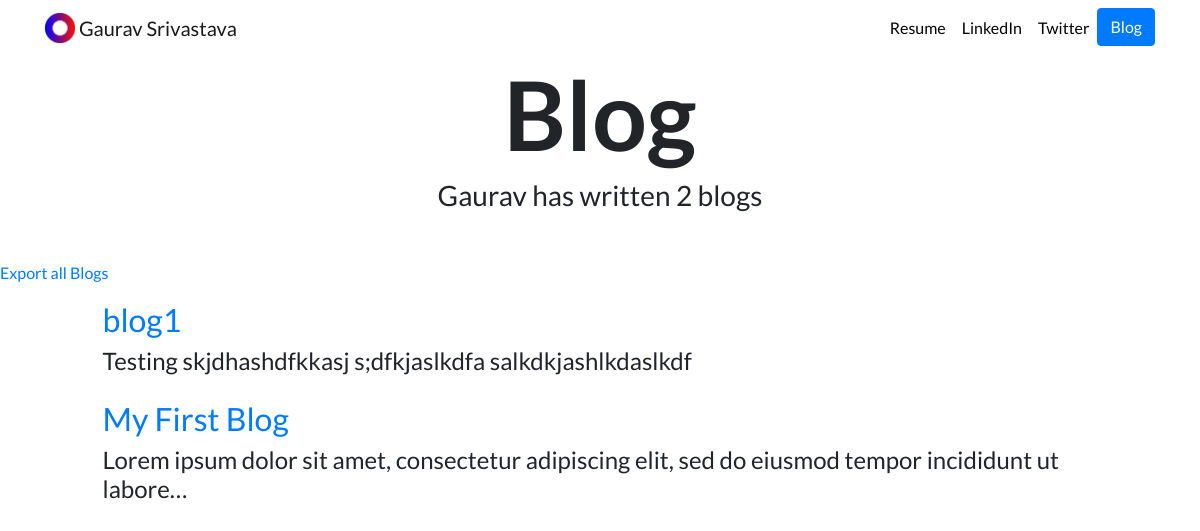
Screenshot of /blog/ with the database file from the repository.
### blog/models.py (models this page shows, shortened)
class Blog(models.Model):
    title = models.CharField(max_length =100)
    date = models.DateField()
    desc = models.TextField()

### blog/views.py (the view)
# urls.py: path('', views.all_blogs, name='all_blogs'),
def all_blogs(request):
    blogs = Blog.objects.order_by('-date')
    return render(request, 'blog/all_blogs.html', {'blogs':blogs})

### blog/templates/blog/all_blogs.html (shortened to what this page needs)
{% extends 'portfolio/base.html' %}
{% load static %}
{% block content %}
<h1 id="blogtitle" class="font-weight-bold text-center">Blog</h1>
<h3 class="text-center mb-5"> Gaurav has written {{ blogs.count }} blog{{ blogs.count|pluralize }}</h3>
<a class="text-right mb-5" href="{% url 'blog:export_xls' %}">Export all Blogs</a>
{% for blog in blogs %}
<div class="row justify-content-center my-3">
  <div class="col-md-10">
    <a href="{% url 'blog:detail' blog.id %}">
      <h2>{{ blog.title }}</h2>
    </a>
    <h4>{{ blog.desc|striptags|truncatechars:100 }}</h4>
  </div>
</div>
{% endfor %}
{% endblock %}

### portfolio/static/portfolio/custom.css (style rules this page uses)
body { font-family: 'Lato', sans-serif; }
#blogtitle { font-size: 6rem; }

### rows the page displays
Blog: title "blog1", desc "Testing skjdhashdfkkasj s;dfkjaslkdfa salkdkjashlkdaslkdf"
Blog: title "My First Blog", desc "Lorem ipsum dolor sit amet, consectetur adipiscing elit, sed do eiusmod tempor incididunt ut labore…"

### other values shown
{{ blogs.count }} "2"
